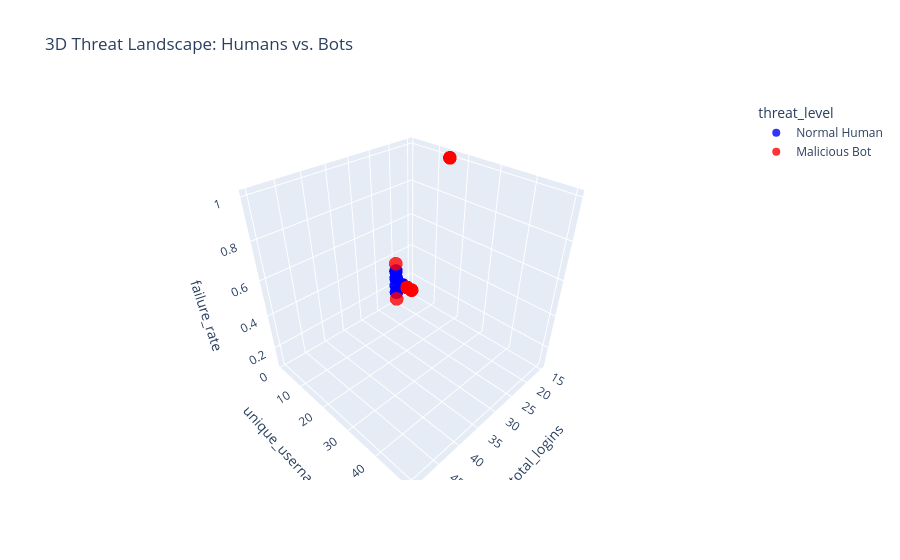

Notebook code for this chart:
### Code cell
from sklearn.ensemble import IsolationForest
import plotly.express as px

# 1. Select the features
X = features_df[['total_logins', 'unique_usernames', 'failed_logins', 'failure_rate']]

# 2. THE FIX: Update contamination to 50% (0.50) because exactly half our IPs are bots
model = IsolationForest(n_estimators=100, contamination=0.50, random_state=42)

# 3. Train the model
features_df['anomaly_score'] = model.fit_predict(X)
features_df['threat_level'] = features_df['anomaly_score'].map({1: 'Normal Human', -1: 'Malicious Bot'})

# 4. Filter and show the caught attackers
caught_attackers = features_df[features_df['anomaly_score'] == -1]
print(f"[*] The AI flagged {len(caught_attackers)} IP addresses as malicious!")

# 5. GENERATE THE 3D THREAT LANDSCAPE
fig = px.scatter_3d(
    features_df,
    x='total_logins',
    y='unique_usernames',
    z='failure_rate',
    color='threat_level',
    color_discrete_map={'Normal Human': 'blue', 'Malicious Bot': 'red'},
    hover_data=['ip_address'],
    title='3D Threat Landscape: Humans vs. Bots',
    opacity=0.8
)

fig.show()

### Figure 1 — Plotly figure (JSON) as saved in the notebook; plotly's stock layout.template omitted (floating-point values rounded to 4 significant figures)
{"data": [{"customdata": [["10.236.225.89"], ["106.60.147.211"], ["107.110.245.77"], ["126.69.68.72"], ["147.144.143.159"], ["16.254.241.54"], ["168.22.72.243"], ["177.104.72.173"], ["186.119.174.166"], ["222.103.83.92"], ["3.95.161.57"], ["31.138.109.222"], ["52.12.220.230"], ["55.235.15.101"], ["57.26.142.16"], ["78.34.241.40"], ["88.236.224.161"]], "hovertemplate": "threat_level=Normal Human<br>total_logins=%{x}<br>unique_usernames=%{y}<br>failure_rate=%{z}<br>ip_address=%{customdata[0]}<extra></extra>", "legendgroup": "Normal Human", "marker": {"color": "blue", "opacity": 0.8, "symbol": "circle"}, "mode": "markers", "name": "Normal Human", "scene": "scene", "showlegend": true, "type": "scatter3d", "x": [50, 20, 20, 20, 20, 50, 20, 20, 50, 50, 20, 20, 20, 20, 20, 20, 20], "y": [48, 1, 1, 1, 1, 48, 1, 1, 48, 48, 1, 1, 1, 1, 1, 1, 1], "z": [1.0, 0.15, 0.15, 0.3, 0.3, 1.0, 0.3, 0.2, 1.0, 1.0, 0.15, 0.2, 0.25, 0.25, 0.3, 0.3, 0.25]}, {"customdata": [["104.37.96.150"], ["111.33.73.56"], ["126.146.176.36"], ["16.98.16.72"], ["166.235.122.99"], ["173.2.127.71"], ["198.226.158.6"], ["207.137.101.77"], ["213.127.239.157"], ["39.112.141.12"], ["41.199.131.218"], ["62.245.163.35"], ["97.220.76.61"]], "hovertemplate": "threat_level=Malicious Bot<br>total_logins=%{x}<br>unique_usernames=%{y}<br>failure_rate=%{z}<br>ip_address=%{customdata[0]}<extra></extra>", "legendgroup": "Malicious Bot", "marker": {"color": "red", "opacity": 0.8, "symbol": "circle"}, "mode": "markers", "name": "Malicious Bot", "scene": "scene", "showlegend": true, "type": "scatter3d", "x": [50, 50, 15, 50, 50, 50, 15, 15, 20, 20, 15, 15, 50], "y": [49, 49, 15, 50, 50, 50, 15, 15, 1, 1, 15, 15, 49], "z": [1.0, 1.0, 1.0, 1.0, 1.0, 1.0, 1.0, 1.0, 0.1, 0.35, 1.0, 1.0, 1.0]}], "layout": {"legend": {"title": {"text": "threat_level"}, "tracegroupgap": 0}, "scene": {"domain": {"x": [0, 1], "y": [0, 1]}, "xaxis": {"title": {"text": "total_logins"}}, "yaxis": {"title": {"text": "unique_usernames"}}, "zaxis": {"title": {"text": "failure_rate"}}}, "title": {"text": "3D Threat Landscape: Humans vs. Bots"}}}
